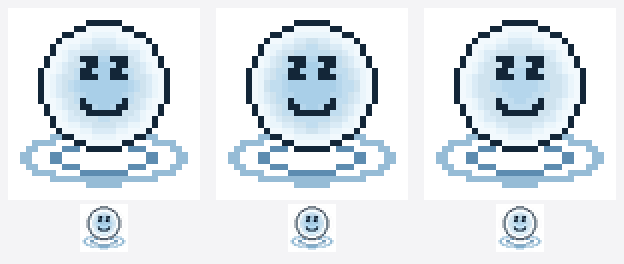

This chart was generated by the following Python code:
"""Isotropic uniform vs isotropic accelerating: band widths and a big render."""
import importlib.util
import sys
from pathlib import Path

from PIL import Image

ROOT = Path(__file__).resolve().parents[1]
spec = importlib.util.spec_from_file_location('r', ROOT / '.scratch-c41/render.py')
r = importlib.util.module_from_spec(spec)
sys.modules['r'] = r
spec.loader.exec_module(r)

D = r.depth_field(r.INNER, 1.0)


def widths(cuts, row):
    t = r.bands(D, cuts)
    seq = [t[(x, row)] for x in range(32) if (x, row) in t]
    runs = []
    for v in seq:
        if runs and runs[-1][0] == v:
            runs[-1][1] += 1
        else:
            runs.append([v, 1])
    return runs


for label, cuts in (('uniform 1px', [k + 1.5 for k in range(6)]),
                    ('accelerating (quantile)', r.quantile_cuts(D, 7)),
                    ('rim-weighted', [1.5, 2.5, 3.5, 5.5, 7.5, 9.5])):
    print(f'{label}: cuts {[round(c, 2) for c in cuts]}')
    print('   row 13 runs (tone x width):',
          ' '.join(f'{v}x{n}' for v, n in widths(cuts, 13)))
    print('   col 16 down:', ' '.join(
        str(r.bands(D, cuts)[(16, y)]) for y in range(32) if (16, y) in D))

W = 208
PICKS = [('uniform', [k + 1.5 for k in range(6)]),
         ('accelerating', r.quantile_cuts(D, 7)),
         ('rim-weighted', [1.5, 2.5, 3.5, 5.5, 7.5, 9.5])]
sheet = Image.new('RGB', (len(PICKS) * W, W + 56), '#f4f4f6')
for i, (name, cuts) in enumerate(PICKS):
    t = r.bands(D, cuts)
    img = Image.new('RGB', (32, 32), '#ffffff')
    px = img.load()

    def put(s, c):
        c = tuple(int(c[j:j + 2], 16) for j in (1, 3, 5))
        for x, y in s:
            px[x, y] = c
    put(r.WATER_OUT, '#96bcd6')
    put(r.WATER_IN, '#5d8cb0')
    for k, col in enumerate(r.RAMP):
        put({p for p, v in t.items() if v == k}, col)
    put(r.KEYRING, r.KEY)
    put(r.FACE, r.KEY)
    sheet.paste(img.resize((192, 192), Image.NEAREST), (i * W + 8, 8))
    sheet.paste(img.resize((24, 24), Image.LANCZOS).resize((48, 48), Image.NEAREST),
                (i * W + 80, 204))
sheet.save(ROOT / '.scratch-c41/cuts.png')
print('wrote cuts.png')
